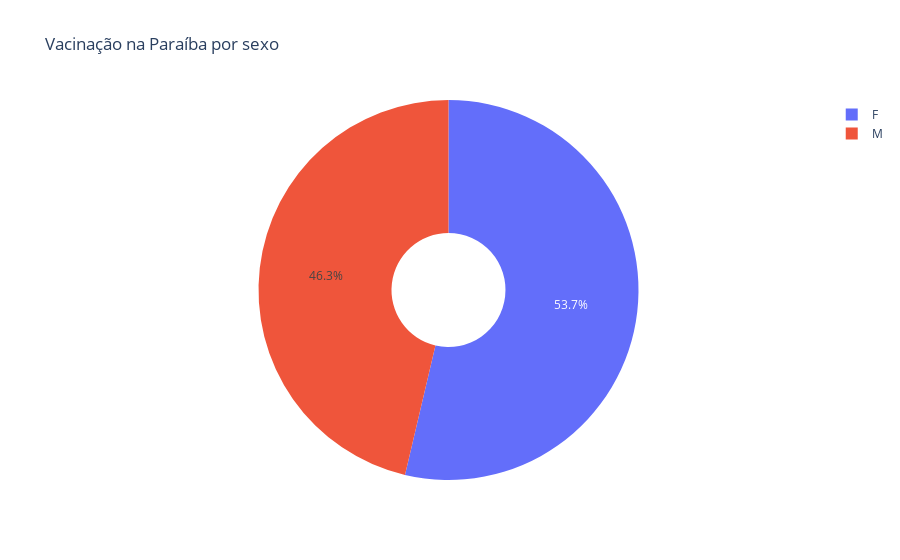

Notebook cell for this chart:
### Markdown cell above
O gráfico acima mostra a distribuição populacional da Paraíba por sexo, com dados do censo 2010 do IBGE.

### Code cell
fig = go.Figure(data=[go.Pie(labels = sex_list, values = sex_vax_list, hole=.3)])
fig.update_layout(title = "Vacinação na Paraíba por sexo")
fig.show()

### Figure 1 — Plotly figure (JSON) as saved in the notebook; plotly's stock layout.template omitted (floating-point values rounded to 4 significant figures)
{"data": [{"hole": 0.3, "labels": ["M", "F"], "type": "pie", "values": [1300158, 1506616]}], "layout": {"title": {"text": "Vacinação na Paraíba por sexo"}}}
